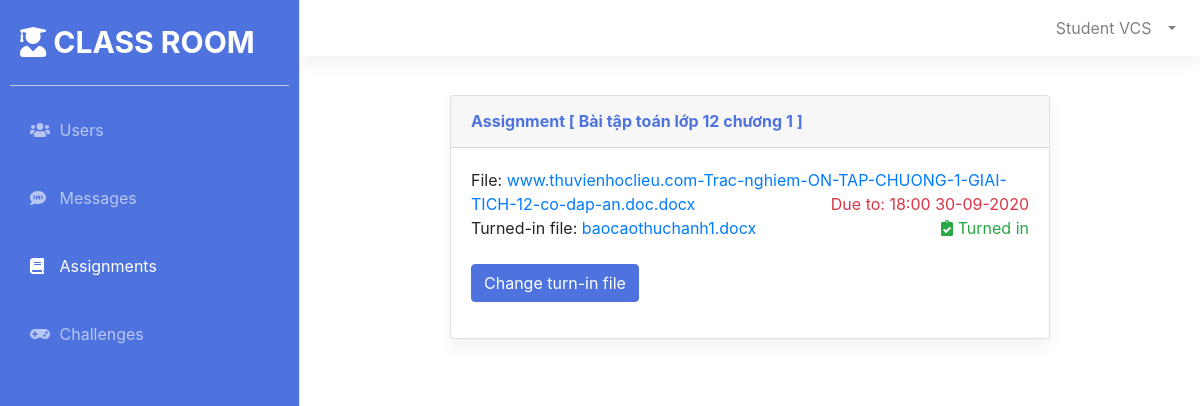
The app's page /public/views/DetailAssignment.php?assignid=17 (signed in) with its own data.
### tables this page shows
CREATE TABLE `Assignments` (
  `AssignmentID` int NOT NULL AUTO_INCREMENT,
  `Description` text NOT NULL,
  `FilePath` text NOT NULL,
  `DueTo` datetime NOT NULL,
  `FileName` text NOT NULL,
  PRIMARY KEY (`AssignmentID`)
);

CREATE TABLE `Reports` (
  `ReportID` int NOT NULL AUTO_INCREMENT,
  `StudentID` int NOT NULL,
  `FilePath` text NOT NULL,
  `CreateDate` datetime NOT NULL,
  `AssignmentID` int NOT NULL,
  `FileName` text NOT NULL,
  PRIMARY KEY (`ReportID`),
  KEY `ASSIGNMENTID_FK` (`AssignmentID`),
  KEY `STUDENTID_FK` (`StudentID`),
  CONSTRAINT `ASSIGNMENTID_FK` FOREIGN KEY (`AssignmentID`) REFERENCES `Assignments` (`AssignmentID`) ON DELETE CASCADE,
  CONSTRAINT `STUDENTID_FK` FOREIGN KEY (`StudentID`) REFERENCES `Users` (`UserID`) ON DELETE CASCADE
);

### admin/dbconnect/dbconnection.php (called while the page is built, shortened)
<?php
class DBConnect {
    function InitConnect() {
        $DB_SERVER='127.0.0.1';
        $DB_USERNAME='root';
        $DB_PASSWORD='cTSChE86a7u8';
        $DB_NAME='StudentManagement';
        $link = mysqli_connect($DB_SERVER, $DB_USERNAME, $DB_PASSWORD, $DB_NAME);
        return $link;
    }
}

### admin/controllers/AssignmentController.php (called while the page is built, shortened)
<?php
require_once '../../admin/dbconnect/dbconnection.php';
require_once '../../admin/models/Assignment.php';
require_once 'ReportController.php';
class AssignmentController
{
    private $link;
    function __construct()
    {
        $dbconnect = new DBConnect();
        $this->link = $dbconnect->InitConnect();
    }
    function GetAssignmentById($assignId)
    {
        $sql = "SELECT * FROM Assignments WHERE AssignmentID={$assignId}";
        $rs = $this->link->query($sql);
        if ($rs->num_rows > 0) {
            $row = $rs->fetch_assoc();
            $assign = new Assignment();
            $assign->setAssignmentID($row["AssignmentID"]);
            $assign->setDescription($row["Description"]);
            $assign->setDueTo(date("H:i d-m-Y", strtotime($row["DueTo"])));
            $assign->setFilePath($row["FilePath"]);
            $assign->setFileName($row["FileName"]);
            return $assign;
        }
        return null;
    }
}

### admin/models/Assignment.php (called while the page is built, shortened)
<?php
class Assignment
{
    private $Description;
    private $FilePath;
    private $DueTo;
    private $FileName;
    function getFileName()
    {
        return $this->FileName;
    }
    function getDescription()
    {
        return $this->Description;
    }
    function getFilePath()
    {
        return $this->FilePath;
    }
    function getDueTo()
    {
        return $this->DueTo;
    }
    function setDescription($Description): void
    {
        $this->Description = $Description;
    }
    function setFilePath($FilePath): void
    {
        $this->FilePath = $FilePath;
    }
    function setDueTo($DueTo): void
    {
        $this->DueTo = $DueTo;
    }
    function setFileName($FileName): void
    {
        $this->FileName = $FileName;
    }
}

### admin/controllers/ReportController.php (called while the page is built, shortened)
<?php
require_once '../../admin/dbconnect/dbconnection.php';
require_once '../../admin/models/Report.php';
class ReportController
{
    private $link;
    function __construct()
    {
        $dbconnect = new DBConnect();
        $this->link = $dbconnect->InitConnect();
    }
    function GetReportOfStudent($assignid, $studentid)
    {
        $sql = "SELECT Reports.*, Users.FullName FROM Reports, Users WHERE StudentID=UserID AND AssignmentID=" . $assignid . " AND StudentID=" . $studentid;
        $rs = $this->link->query($sql);
        if ($rs->num_rows > 0) {
            $row = $rs->fetch_assoc();
            $rp = new Report();
            $rp->setReportID($row["ReportID"]);
            $rp->setAssignmentID($row["AssignmentID"]);
            $rp->setFilePath($row["FilePath"]);
            $rp->setCreateDate(date("H:i d-m-Y", strtotime($row["CreateDate"])));
            $rp->setStudentName($row["FullName"]);
            $rp->setStudentID($row["StudentID"]);
            $rp->setFileName($row["FileName"]);
            return $rp;
        }
        return null;
    }
}

### admin/models/Report.php (called while the page is built, shortened)
<?php
class Report
{
    private $FilePath;
    private $FileName;
    function getFileName()
    {
        return $this->FileName;
    }
    function getFilePath()
    {
        return $this->FilePath;
    }
    function setFilePath($FilePath): void
    {
        $this->FilePath = $FilePath;
    }
    function setFileName($FileName): void
    {
        $this->FileName = $FileName;
    }
}

### public/views/DetailAssignment.php (the view, shortened to what this page needs)
<?php
require_once '../../admin/controllers/AssignmentController.php';
require_once '../../admin/models/Assignment.php';
$assignId = $_GET["assignid"];
$controller = new AssignmentController();
$assign = $controller->GetAssignmentById($assignId);
?>
<!DOCTYPE html>
<html lang="en">
<head>
    <link href="../lib/bootstrap/css/bootstrap.min.css" rel="stylesheet" type="text/css">
    <link href="../css/sidebar.css" rel="stylesheet">
    <link href="../css/assignments.css" rel="stylesheet">
</head>
<body>
    <div class="d-flex" id="wrapper">
        <?php include 'commons/Sidebar.php' ?>
        <div id="page-content-wrapper">
            <div id="content-wrapper" class="d-flex flex-column">
                <div id="content">
                    <?php include 'commons/Navtop.php' ?>
                    <div class="container">
                        <div class="card shadow mb-4">
                            <div class="card-header py-3">
                                <h6 class="m-0 font-weight-bold">Assignment [ <?php echo $assign->getDescription() ?> ]</h6>
                            </div>
                            <div class="card-body">
                                <span>File: <?php echo "<a href='" . $assign->getFilePath() . "' download='" . $assign->getFileName() . "'>" . $assign->getFileName() . "</a>" ?></span>
                                <span style="float: right;" class="text-danger">Due to: <?php echo $assign->getDueTo() ?></span>
                                <?php
                                if ($_SESSION["role"] == 2) {
                                    require_once '../../admin/controllers/ReportController.php';
                                    require_once '../../admin/models/Report.php';
                                    $controller = new ReportController();
                                    $list = $controller->GetAllReports($assignId);
                                    echo "<div>
                                            <a href='#' data-toggle='modal' data-target='#changeFileModal' class='btn btn-primary'>Change file</a><br /></br />
                                        </div>
                                        <ul class='list-group'>
                                            <li class='list-group-item' style='background-color: #4e73df;color: white;'>
                                                <div class='row'>
                                                    <div class='col-3'>Time submit</div>
                                                    <div class='col-sm-6'>File</div>
                                                    <div class='col-3'>Student</div>
                                                </div>
                                            </li>";
                                    if (sizeof($list) == 0) {
                                        echo "<li class='list-group-item'>
                                                        No submit now
                                                    </li>";
                                    } else {
                                        foreach ($list as $rp) {
                                            echo "<li class='list-group-item'>
                                                <div class='row'>
                                                    <div class='col-3'>{$rp->getCreateDate()}</div>
                                                    <div class='col-sm-6'><a href='{$rp->getFilePath()}' download>{$rp->getFileName()}</a></div>
                                                    <div class='col-3'>{$rp->getStudentName()}</div>
                                                </div>
                                            </li>";
                                        }
                                    }
                                    echo "</ul>";
                                } else {
                                    require_once '../../admin/controllers/ReportController.php';
                                    require_once '../../admin/models/Report.php';
                                    $controller = new ReportController();
                                    $report = $controller->GetReportOfStudent($assignId, $_SESSION["id"]);
                                    if ($report instanceof Report) {
                                        echo "<p>
                                                Turned-in file: <a href='" . $report->getFilePath() . "' download='" . $report->getFileName() . "'>" . $report->getFileName() . "</a>
                                                <span style='float: right;' class='text-success'><i class='fas fa-clipboard-check'></i> Turned in </span><br><br>
                                                <a href='#' data-toggle='modal' data-target='#changeTurnInModal' class='btn btn-primary'>Change turn-in file</a>
                                            </p>";
                                    }
                                }
                                ?>
                            </div>
                        </div>
                    </div>
                </div>
            </div>
        </div>
    </div>
</body>
</html>

### public/css/sidebar.css (style rules this page uses)
:root { --main-bg-color: #4e73df; }
#wrapper { overflow-x: hidden; }
#page-content-wrapper { min-width: 100vw; margin-left: 300px; }
@media (min-width: 768px) { #page-content-wrapper { min-width: 0; width: 100%; } }
.shadow { box-shadow: 0 0.5rem 1rem rgba(0, 0, 0, 0.05) !important; }
body { font-size: 16px!important; font-family: "Nunito", -apple-system,system-ui,BlinkMacSystemFont,"Segoe UI",Roboto,"Helvetica Neue",Arial,sans-serif, "Apple Color Emoji","Segoe UI Emoji","Segoe UI Symbol","Noto Color Emoji"; }
.btn { font-size: 16px!important; }
.card-header h6 { color: var(--main-bg-color); }
.btn-primary { background-color: var(--main-bg-color); outline-color: var(--main-bg-color); border: 1px solid var(--main-bg-color); }

### public/css/assignments.css (style rules this page uses)
#content .container { width: 70%; padding: 15px; }
.btn-primary { color: #fff!important; }

### records on screen
assignments: Description "Bài tập toán lớp 12 chương 1", FileName "www.thuvienhoclieu.com-Trac-nghiem-ON-TAP-CHUONG-1-GIAI-TICH-12-co-dap-an.doc.docx"
reports: FileName "baocaothuchanh1.docx"

### other values on screen
$_SESSION["fullname"] "Student VCS"
$assign->getDueTo() "18:00 30-09-2020"
